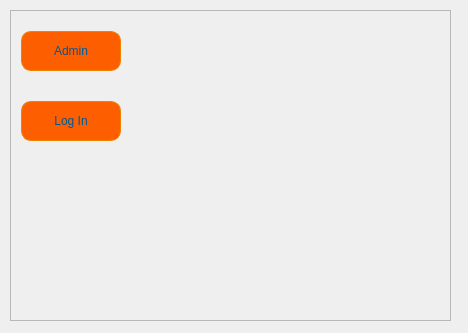
<?xml version="1.0" encoding="UTF-8"?>
<ui version="4.0">
 <class>Form</class>
 <widget class="QWidget" name="Form">
  <property name="geometry">
   <rect>
    <x>0</x>
    <y>0</y>
    <width>468</width>
    <height>333</height>
   </rect>
  </property>
  <property name="windowTitle">
   <string>Form</string>
  </property>
  <widget class="QScrollArea" name="scrollArea">
   <property name="geometry">
    <rect>
     <x>10</x>
     <y>10</y>
     <width>441</width>
     <height>311</height>
    </rect>
   </property>
   <property name="widgetResizable">
    <bool>true</bool>
   </property>
   <widget class="QWidget" name="scrollAreaWidgetContents">
    <property name="geometry">
     <rect>
      <x>0</x>
      <y>0</y>
      <width>439</width>
      <height>309</height>
     </rect>
    </property>
    <widget class="QPushButton" name="pushButton_2">
     <property name="enabled">
      <bool>true</bool>
     </property>
     <property name="geometry">
      <rect>
       <x>10</x>
       <y>20</y>
       <width>100</width>
       <height>40</height>
      </rect>
     </property>
     <property name="styleSheet">
      <string notr="true">QPushButton { background-color: rgb(253, 95, 0);
                                       font: 900 11pt  Arial Black;
                                     color:rgb(0, 87, 146);
                                    border:  1px solid rgb(237, 131, 0);
                                    border-radius:10%;
                                    }
                                    QPushButton:hover {
                                        background-color:qlineargradient(spread:repeat, x1:0, y1:1, x2:1, y2:0, stop:0.28436 rgba(253, 95, 0, 255), stop:0.890995 rgba(255, 193, 35, 255));
                                        border:  1px solid gray;
                                        box-shadow: 5px 10px rgb(255, 175, 15);
                                   }</string>
     </property>
     <property name="text">
      <string>Admin</string>
     </property>
     <property name="icon">
      <iconset>
       <normaloff>Nouveau dossier/icons8-admin-26.png</normaloff>Nouveau dossier/icons8-admin-26.png</iconset>
     </property>
    </widget>
    <widget class="QPushButton" name="pushButton">
     <property name="geometry">
      <rect>
       <x>10</x>
       <y>90</y>
       <width>100</width>
       <height>40</height>
      </rect>
     </property>
     <property name="styleSheet">
      <string notr="true">QPushButton { background-color: rgb(253, 95, 0);
                                       font: 900 11pt  Arial Black;
                                     color:rgb(0, 87, 146);
                                    border:  1px solid rgb(237, 131, 0);
                                    border-radius:10%;
                                    }
                                    QPushButton:hover {
                                        background-color:qlineargradient(spread:repeat, x1:0, y1:1, x2:1, y2:0, stop:0.28436 rgba(253, 95, 0, 255), stop:0.890995 rgba(255, 193, 35, 255));
                                        border:  1px solid gray;
                                        box-shadow: 5px 10px rgb(255, 175, 15);
                                   }</string>
     </property>
     <property name="text">
      <string>Log In</string>
     </property>
     <property name="icon">
      <iconset>
       <normaloff>Nouveau dossier/icons8-log-in-48.png</normaloff>Nouveau dossier/icons8-log-in-48.png</iconset>
     </property>
    </widget>
   </widget>
  </widget>
 </widget>
 <resources/>
 <connections/>
</ui>
